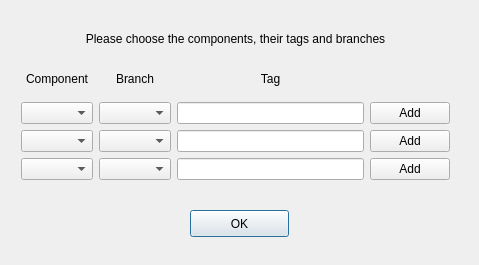
<?xml version="1.0" encoding="UTF-8"?>
<ui version="4.0">
 <class>Dialog</class>
 <widget class="QDialog" name="Dialog">
  <property name="geometry">
   <rect>
    <x>0</x>
    <y>0</y>
    <width>479</width>
    <height>265</height>
   </rect>
  </property>
  <property name="windowTitle">
   <string>Dialog</string>
  </property>
  <widget class="QPushButton" name="BtnOK">
   <property name="geometry">
    <rect>
     <x>190</x>
     <y>210</y>
     <width>99</width>
     <height>27</height>
    </rect>
   </property>
   <property name="text">
    <string>OK</string>
   </property>
  </widget>
  <widget class="QWidget" name="">
   <property name="geometry">
    <rect>
     <x>10</x>
     <y>10</y>
     <width>451</width>
     <height>181</height>
    </rect>
   </property>
   <layout class="QGridLayout" name="gridLayout">
    <item row="0" column="0" colspan="4">
     <widget class="QLabel" name="label">
      <property name="text">
       <string>Please choose the components, their tags and branches</string>
      </property>
      <property name="alignment">
       <set>Qt::AlignCenter</set>
      </property>
     </widget>
    </item>
    <item row="1" column="0">
     <widget class="QLabel" name="label_2">
      <property name="text">
       <string>Component</string>
      </property>
      <property name="alignment">
       <set>Qt::AlignCenter</set>
      </property>
     </widget>
    </item>
    <item row="1" column="1">
     <widget class="QLabel" name="label_3">
      <property name="text">
       <string>Branch</string>
      </property>
      <property name="alignment">
       <set>Qt::AlignCenter</set>
      </property>
     </widget>
    </item>
    <item row="1" column="2">
     <widget class="QLabel" name="label_4">
      <property name="text">
       <string>Tag</string>
      </property>
      <property name="alignment">
       <set>Qt::AlignCenter</set>
      </property>
     </widget>
    </item>
    <item row="2" column="0">
     <widget class="QComboBox" name="comboBox">
      <property name="maximumSize">
       <size>
        <width>85</width>
        <height>16777215</height>
       </size>
      </property>
     </widget>
    </item>
    <item row="2" column="1">
     <widget class="QComboBox" name="comboBox_4"/>
    </item>
    <item row="2" column="2">
     <widget class="QLineEdit" name="lineEdit_3"/>
    </item>
    <item row="2" column="3">
     <widget class="QPushButton" name="pushButton">
      <property name="text">
       <string>Add</string>
      </property>
     </widget>
    </item>
    <item row="3" column="0">
     <widget class="QComboBox" name="comboBox_2"/>
    </item>
    <item row="3" column="1">
     <widget class="QComboBox" name="comboBox_5"/>
    </item>
    <item row="3" column="2">
     <widget class="QLineEdit" name="lineEdit_4"/>
    </item>
    <item row="3" column="3">
     <widget class="QPushButton" name="pushButton_2">
      <property name="text">
       <string>Add</string>
      </property>
     </widget>
    </item>
    <item row="4" column="0">
     <widget class="QComboBox" name="comboBox_3"/>
    </item>
    <item row="4" column="1">
     <widget class="QComboBox" name="comboBox_6"/>
    </item>
    <item row="4" column="2">
     <widget class="QLineEdit" name="lineEdit_5"/>
    </item>
    <item row="4" column="3">
     <widget class="QPushButton" name="pushButton_3">
      <property name="text">
       <string>Add</string>
      </property>
     </widget>
    </item>
   </layout>
  </widget>
 </widget>
 <layoutdefault spacing="6" margin="11"/>
 <resources/>
 <connections/>
</ui>
